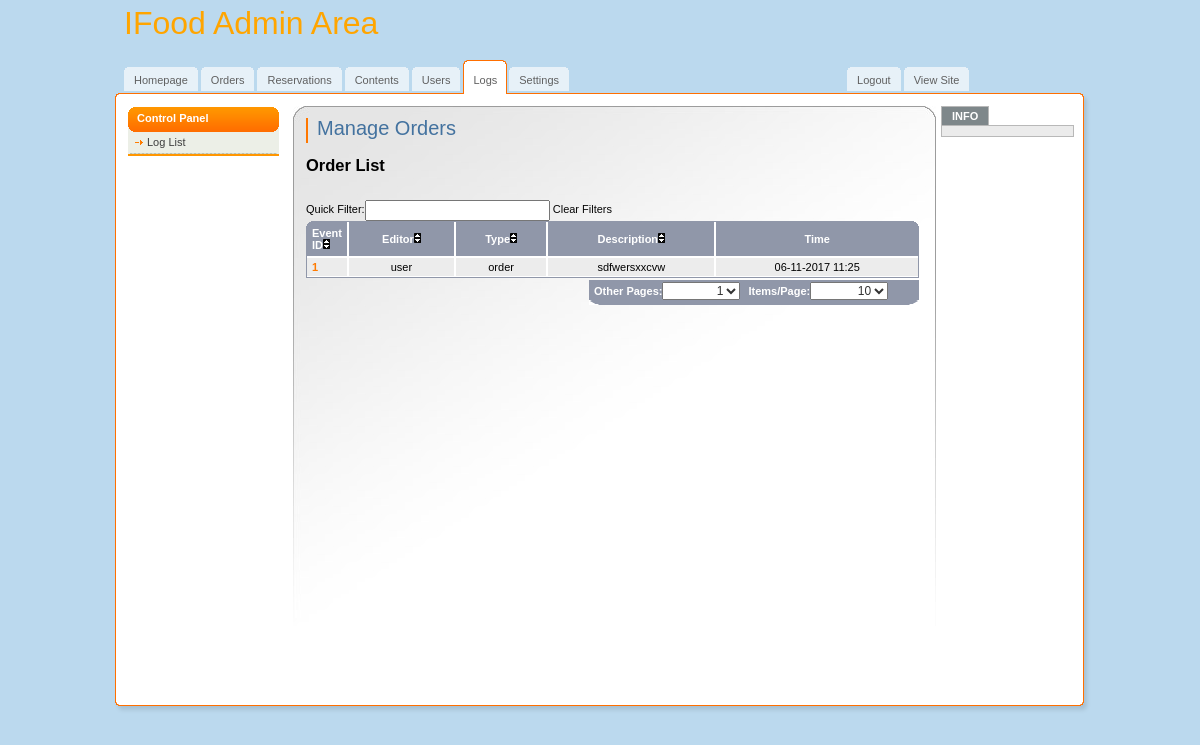
The app's page /admin/logs.php (signed in) with its own data.
### tables this page shows
CREATE TABLE `log` (
  `id` int(11) NOT NULL AUTO_INCREMENT,
  `type` varchar(100) DEFAULT NULL,
  `description` varchar(255) DEFAULT NULL,
  `time` datetime DEFAULT NULL,
  `editor` varchar(100) DEFAULT NULL,
  `create_time` datetime DEFAULT NULL,
  PRIMARY KEY (`id`)
);

### admin/logs.php (the view, shortened to what this page needs)
<?php
if ($_SESSION['role']==3){
    header('Location: no_permission.php');
}else if(!isset($_SESSION['role'])){
    header('Location:login.php');
}else{
include 'dbFunctions.php';
require_once('paginator.class.php');
$queryNum = "SELECT COUNT(*) FROM log ";
$results = mysqli_query($link, $queryNum) or die(mysqli_error($link));
$num_rows=mysqli_fetch_row($results);
$pages = new Paginator;
$pages->items_total = $num_rows[0];
$pages->mid_range = 9;
$pages->paginate();
$queryNum = "SELECT * FROM log  ORDER BY time DESC $pages->limit ";
$resultO = mysqli_query($link, $queryNum) or die(mysqli_error($link));
?>
<!DOCTYPE html>
<html>
<head>
</head>
<body>
<div id="main">
	<div id="header">
		<a href="dashboard.php" class="logo" style="font-size:xx-large;color:orange;">IFood Admin Area</a>
		<ul id="top-navigation">
			<li><span><span><a href="dashboard.php">Homepage</a></span></span></li>
			<li><span><span><a href="orders.php">Orders</a></span></span></li>
			<li><span><span><a href="reservation.php">Reservations</a></span></span></li>
			<li><span><span><a href="contents.php">Contents</a></span></span></li>
			<li><span><span><a href="users.php">Users</a></span></span></li>
                        <li class="active"><span><span>Logs</span></span></li>
                        <li><span><span><a href="setting.php">Settings</a></span></span></li>
                        <li style="position:relative;left:275px;"><span><span><a href="../logOut.php">Logout</a></span></span></li>
                        <li style="position:relative;left:275px;;"><span><span><a href="../index.php">View Site</a></span></span></li>
		</ul>
	</div>
	<div id="middle">
		<div id="left-column">
			<h3>Control Panel</h3>
			<ul class="nav">
				<li><a href="logs.php">Log List</a></li>
			</ul>
		</div>
		<div id="center-column">
			<div class="top-bar">
				<h1>Manage Orders</h1>
			</div><br /><br />
                            <h2>Order List</h2><br />
                            <?php if ($num_rows[0]==0){
                                echo "<h4>No orders</h4>";
                            } else{
?>                        Quick Filter:<input type='text' id='quickfind'/>
                <a id='cleanfilters' href='#'>Clear Filters</a>
                            <div class="table">
				<img src="img/bg-th-left.gif" width="8" height="7" alt="" class="left" />
				<img src="img/bg-th-right.gif" width="7" height="7" alt="" class="right" />
				<table class="listing table-autosort" id="tdfiltering" cellpadding="0" cellspacing="0">
                                                  <thead>
					<tr>
						<th class="first table-sortable:numeric" width="30" >Event ID<img src="../images/arrow.png" alt="Sortable"/></th>
                                                <th class="table-sortable:asc">Editor<span></span><img src="../images/arrow.png" alt="Sortable"/></th>
						<th class="table-sortable:asc">Type<span></span><img src="../images/arrow.png" alt="Sortable"/></th>
						<th class="table-sortable:asc">Description<span></span><img src="../images/arrow.png" alt="Sortable"/></th>
                                                <th class="last table-sortable:Date">Time</th>
					</tr>
                                        </thead>
                                    <tbody id="fbody">
                                               <?php $i=0;
                                               while($rownumO=mysqli_fetch_array($resultO)){
                          $id=$rownumO['id'];
                          $type=$rownumO['type'];
                          $desc=$rownumO['description'];
                          $time=$rownumO['time'];
                          $editor=$rownumO['editor'];
                          $cd= date('d-m-Y H:i',strtotime($time));
                          $i++;
                          if ($i%2==0){
                              echo "<tr>";
                          }else{
                              echo "<tr class='bg'>";
                          }
                      ?>
                                            <td class="first style1"><?php echo $id;?></td>
                                       <td><?php echo $editor;?></td>
                          <td><?php echo $type;?></td>
                          <td><?php echo $desc;?></td>
                          <td class="last"><?php echo $cd;?></td>
				<?php echo "</tr>"; }?>
                                        </tbody>
				</table>
                                <?php }?>
				<div class="select">
					<strong>Other Pages: </strong>
					<?php echo $pages->display_jump_menu();?>
                                        <strong>Items/Page: </strong>
                                        <?php echo $pages->display_items_per_page();?>
                                </div>
			</div>
                  <br />
		</div>
		<div id="right-column">
			<strong class="h">INFO</strong>
			<div class="box"></div>
	  </div>
	</div>
	<div id="footer"></div>
</div>
</body>
</html>
<?php }?>

### admin/css/all.css (style rules this page uses)
body { margin:0; padding:0; background:#BBD9EE; color:#000; font-family:tahoma,arial,sans-serif; font-size:11px; }
img { border:none; }
a { color:#060606;text-decoration: none }
input { vertical-align:middle }
#main { width:992px; margin:0 auto; }
#header { position:relative; width:992px; height:106px; background:url(../img/bg-header.gif) no-repeat left bottom; }
a.logo { position:absolute; top:5px; left:20px; }
#top-navigation { position:absolute; top:60px; left:20px; margin:0; padding:0; list-style:none; }
#top-navigation li { float:left; margin:0 3px 0 0; height:34px; background:url(../img/tab.gif) repeat-x top; }
#top-navigation li a { float:left; display:block; height:20px; line-height:19px; color:#606060; padding:4px 0 0 0; }
#top-navigation li span { float:left; background:url(../img/tab-left.gif) no-repeat left top; }
#top-navigation li span span { background:url(../img/tab-right.gif) no-repeat right top; padding:7px 10px 0 10px; }
#top-navigation li.active { padding:0; height:34px; background:url(../img/tab-active.gif) repeat-x top; margin-right:2px; }
#top-navigation li.active span { background:url(../img/tab-active-left.gif) no-repeat left top; height:34px; }
#top-navigation li.active span span { background:url(../img/tab-active-right.gif) no-repeat right top; height:23px; padding:11px 10px 0 10px; line-height:19px; color:#606060; }
#middle { float:left; width:967px; background:url(../img/bg-middle.gif) repeat-y left; padding:0 13px 0 12px; }
#left-column { float:left; padding:1px 14px 0 12px; width:151px; }
#right-column { float:right; padding:0 9px 0 0; width:133px; }
#center-column { float:left; width:614px; background:url(../img/bg-center-column.jpg) no-repeat left top; min-height:584px; padding:12px 16px 0 13px; }
#footer { float:left; width:100%; background:url(../img/bg-footer.gif) no-repeat; height:15px; }
#left-column a { color:#3E3E3E; }
#left-column h3 { font-size:11px; margin:0; color:#fff; background:url(../img/bg-left-header.gif) no-repeat left top; height:25px; line-height:23px; padding:0 0 0 9px; }
ul.nav { margin:0 0 11px 0; border-bottom:2px solid #FF9600; background:#ECEFE7; list-style:none; padding:0 2px; }
ul.nav li { padding:4px 4px 6px 5px; background:url(../img/bg-dotted.gif) repeat-x bottom; }
ul.nav a { padding:0 0 0 12px; background:url(../img/arrow.gif) no-repeat 0 4px; }
.top-bar { float:left; width:603px; border-left:2px solid #f70; padding:0 0 0 9px; margin:0 0 4px 0; }
.top-bar h1 { font:20px/21px verdana,sans-serif; color:#43729F; margin:0 0 4px 0; }
div.table { float:left; position:relative; width:614px; margin:0 0 37px 0; }
table.listing { border-bottom:1px solid #9097A9; width:613px; padding:0; margin:0; border:1px solid #9097A9; }
table.listing th { border-top:0 !important; }
div.table img.left { position:absolute; top:0; left:0; }
div.table img.right { position:absolute; top:0; right:1px; }
table.listing td, table.listing th { border:1px solid #fff; text-align:center; }
table.listing th { background:#9097A9; color:#fff; padding:5px; }
table.listing td { background:#D8D8D8; color:#000; padding:3px 5px; }
table.listing .bg td { background:#ECECEC; }
table.listing .first { border-left:0px solid #9097A9;text-align:left; }
table.listing .last { border-right:0px solid #9097A9; }
table.listing th.first { background:#9097A9 url(../img/bg-th-left.gif) no-repeat left top;border-left:0; }
table.listing th.last { background:#9097A9 url(../img/bg-th-right.gif) no-repeat right top;border-right:0; }
table.listing .style1 { font-weight:bold;color:#FF7A00; }
div.table .select { float:right; margin:2px 1px 0 0; width:330px; height:25px; background:#9097A9 url(../img/bg-select.png); color:#fff; }
div.table .select strong { float:left; padding:5px 0 0 5px; }
#right-column .h { float:left; background:#7E878A; border:1px solid #B8B8B8; border-bottom:0; padding:3px 10px; color:#fff; text-transform:uppercase; }
#right-column .box { float:left; width:121px; padding:5px; border:1px solid #B8B8B8; background:#EBEBEB; margin:0 0 15px 0; }

### records on screen
log: id "1", editor "user", type "order", description "sdfwersxxcvw", time "06-11-2017 11:25"

### other values on screen
form field value "1"
form field value "10"
